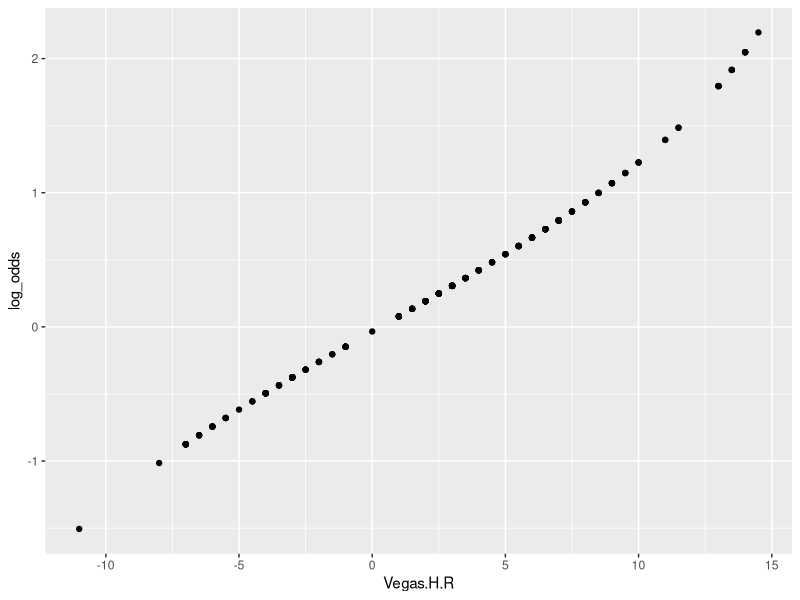
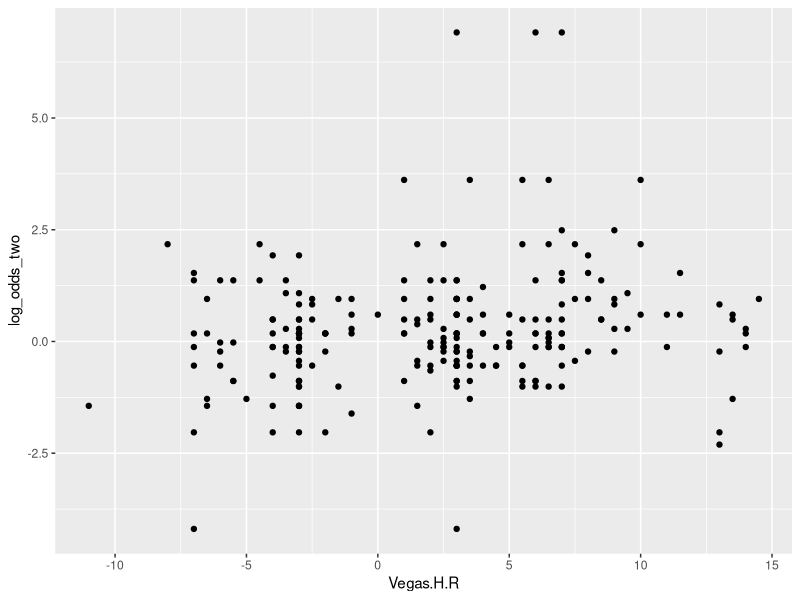
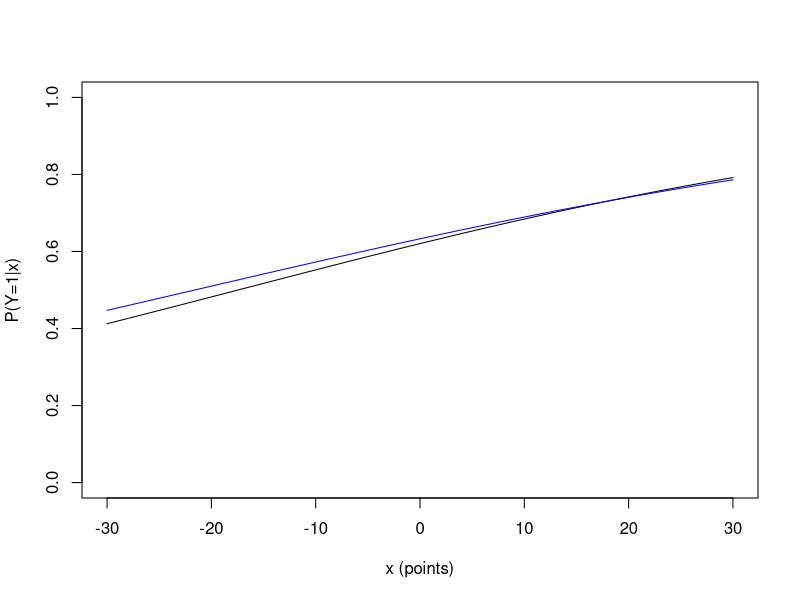

Generate these figures, in order, with R:
## ---- chunk 1
knitr::opts_chunk$set(echo = TRUE)
## ---- chunk 2
# Import Libraries 
library(tidyverse)
## ---- chunk 3
# Load in data 
footballdata <- read.table("NFL2010.txt", head = T, sep = ",")
## ---- chunk 4
modeldata <- footballdata %>%
  mutate(response1 = case_when(
    Home.win == "home win" ~ 1,
    Home.win == "road win" ~ 0
  ))


model1 <- glm(response1 ~ Vegas.H.R, data = modeldata)
summary(model1)
## ---- chunk 5
model2 <- glm(response1 ~ Halftime.H.R, data = modeldata)
summary(model2)
## ---- chunk 6
# get predicted values and log odds
modeldata <- modeldata %>%
  mutate(predicted_values = predict(model1)) %>%
  mutate(log_odds = log(predicted_values/(1- predicted_values))) 

assumption_plot <- modeldata %>%
  ggplot(aes(x = Vegas.H.R, y = log_odds)) +
  geom_point() 

assumption_plot

# get predicted values and log odds
modeldata <- modeldata %>%
  mutate(predicted_values2 = predict(model2)) %>%
  mutate(log_odds_two = log(predicted_values2/(1- predicted_values2))) 

assumption_plot2 <- modeldata %>%
  ggplot(aes(x = Vegas.H.R, y = log_odds_two)) +
  geom_point() 

assumption_plot2
## ---- chunk 7
# make an empty graph with the correct limits 
plot(0,0, xlim = c(-30,30), ylim = c(0,1), type = "n", xlab = "x (points)", ylab = "P(Y=1|x)")

# add the two lines (change beta0 and beta1 to numbers from your fits) 
# model 1
lines(seq(-30,30,.1), 1/(1+exp(-(0.49136+0.02817*seq(-30,30,.1))))) 
# model 2 
lines(seq(-30,30,.1), 1/(1+exp(-(0.54479+0.02523*seq(-30,30,.1)))), col="blue")
## ---- chunk 8
model3 <- glm(response1 ~ Vegas.H.R + Halftime.H.R, data = modeldata)
summary(model3)
